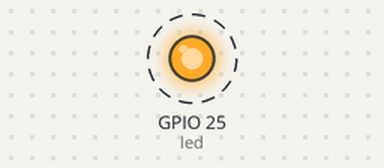
The program below on a simulated Raspberry Pi (BCM pin numbers). Shown: output pins drawn as LEDs (lit = HIGH). Dashed ring = blinking. What the program prints to the terminal is not drawn.

Above: at 0.5 s.
Timing chart, 0 to 4.6 s (numbered marks = the images above):
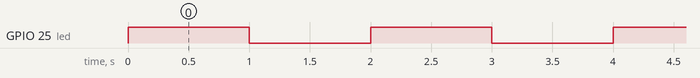

The program:

blinking-led.py
```python
from gpiozero import LED
from gpiozero.pins.pigpio import PiGPIOFactory
from time import sleep


factory = PiGPIOFactory(host='192.168.0.123')
led = LED(25, pin_factory=factory)

try:
    while True:
        led.on()
        print('LED is on...')
        sleep(1)
        led.off()
        print('LED is off...')
        sleep(1)
except KeyboardInterrupt:
    print('Turning LED off')
    led.off()
    print('Program is exiting...')
```

Measured:
- by itself, GPIO 25 (led): alternates HIGH for 1.0 s and LOW for 1.0 s
